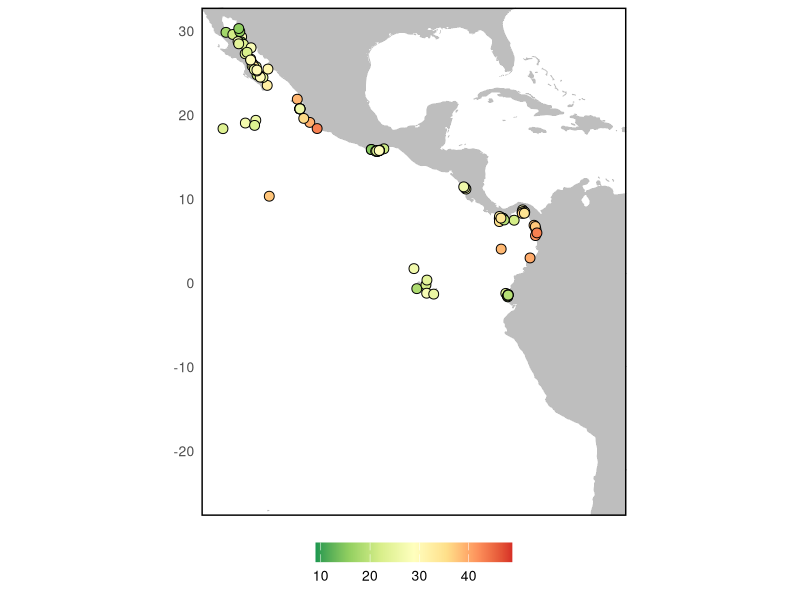
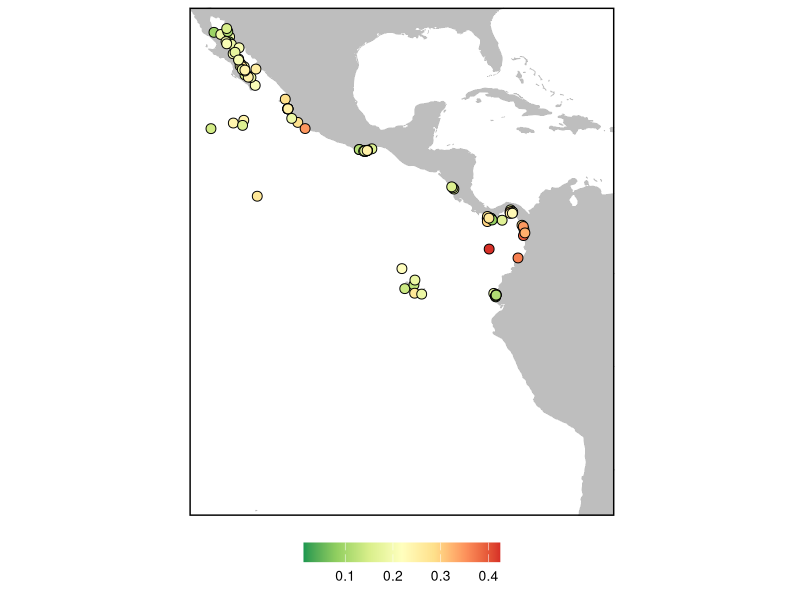
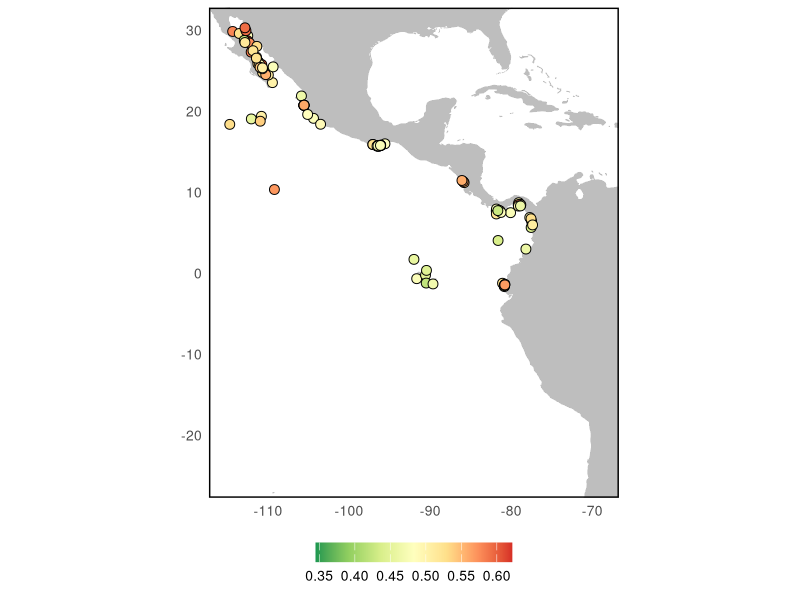
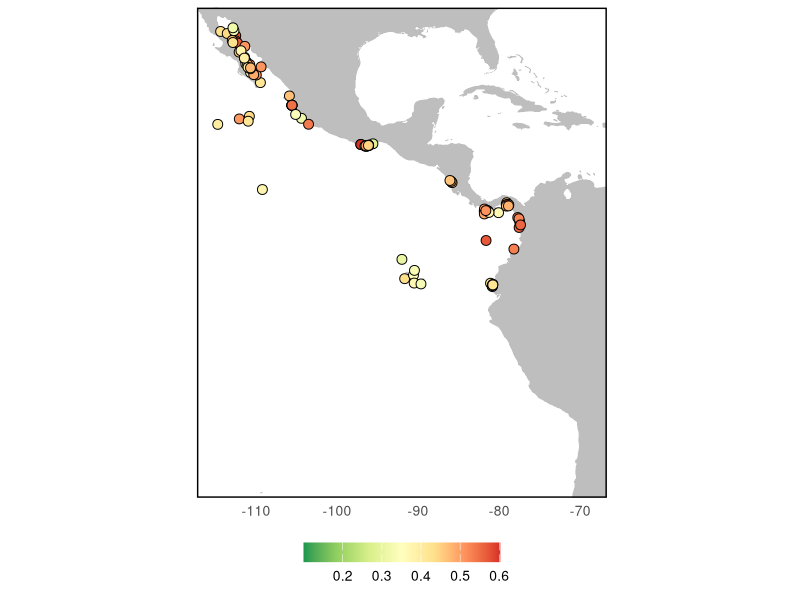

Write the R code that produced these figures, in order.
## --------------------------------------------------------------------------------------------------------- ##
##  Authors:       Dubuc A., Quimbayo J.P et al.                                                             ##
##  Date:          2022-07-14                                                                                ##
##  Script created by: Quimbayo J.P                                                                                                         ##
##  Notes:         1. This file is intended to provide a guide to the basic                                  ##
##                    project workflow, attempting to 'integrate_analysis' the steps                         ##
##                    necessary to conduct the analyses & visual outputs.                                    ##
## --------------------------------------------------------------------------------------------------------- ##

rm (list=ls())
library (dplyr)

# 1. Call database ------------------------------------
FD_Index <- read.csv("Data/FD_Indices.csv", header = T)
coord_locations <- read.csv("Data/coord_locations.csv", header = T, sep=";", dec=",")
FD_Index <- left_join(FD_Index, coord_locations)

# 2. Maps ---------------------------------------------
library (maps)
library (ggplot2)

worldmap <- map_data('world')

Fig_1a <- ggplot() + 
  geom_polygon(data = worldmap, 
               aes(x = long, y = lat, group = group), 
               fill = 'gray', 
               color = 'gray',
               size=0.2) +
  coord_fixed(xlim = c(-115,-69),ylim = c(-25, 30))+
  geom_point(data=FD_Index, aes(x=Long, y=Lat, fill=richness), size=3, shape=21)+
  scale_fill_distiller(palette = "RdYlGn")+
  theme (axis.text.x=element_blank(),
         axis.text.y = element_text(size=10, angle=0, family = "sans"),
         axis.title.y = element_blank(),
         axis.title.x = element_blank(),
         axis.ticks = element_blank(),
         panel.border = element_rect(colour = "black", fill=NA, size=1),
         panel.background = element_blank(),
         panel.grid.major = element_blank(),
         panel.grid.minor = element_blank(),
         legend.title=element_blank(),
         legend.position="bottom",
         legend.key=element_rect(fill = "white"),
         legend.key.height = unit(0.5,"cm"), # Size of the choropleth
         legend.key.size = unit(1, "cm"),
         legend.text=element_text(colour = "black", size = 10, family = "sans"), 
         plot.title =element_text(colour = "black", size = 15, family = "sans", hjust = 0.5))

Fig_1b <- ggplot() + 
  geom_polygon(data = worldmap, 
               aes(x = long, y = lat, group = group), 
               fill = 'gray', 
               color = 'gray',
               size=0.2) +
  coord_fixed(xlim = c(-115,-69),ylim = c(-25, 30))+
  geom_point(data=FD_Index, aes(x=Long, y=Lat, fill=fric), size=3, shape=21)+
  scale_fill_distiller(palette = "RdYlGn")+
  theme (axis.text.x=element_blank(),
         axis.text.y = element_blank(),
         axis.title.y = element_blank(),
         axis.title.x = element_blank(),
         axis.ticks = element_blank(),
         panel.border = element_rect(colour = "black", fill=NA, size=1),
         panel.background = element_blank(),
         panel.grid.major = element_blank(),
         panel.grid.minor = element_blank(),
         legend.title=element_blank(),
         legend.position="bottom",
         legend.key=element_rect(fill = "white"),
         legend.key.height = unit(0.5,"cm"), # Size of the choropleth
         legend.key.size = unit(1, "cm"),
         legend.text=element_text(colour = "black", size = 10, family = "sans"), 
         plot.title =element_text(colour = "black", size = 15, family = "sans", hjust = 0.5))

Fig_1c <- ggplot() + 
  geom_polygon(data = worldmap, 
               aes(x = long, y = lat, group = group), 
               fill = 'gray', 
               color = 'gray',
               size=0.2) +
  coord_fixed(xlim = c(-115,-69),ylim = c(-25, 30))+
  geom_point(data=FD_Index, aes(x=Long, y=Lat, fill=feve), size=3, shape=21)+
  scale_fill_distiller(palette = "RdYlGn")+
  theme (axis.text.x= element_text(size=10, angle=0, family = "sans"),
         axis.text.y = element_text(size=10, angle=0, family = "sans"),
         axis.title.y = element_blank(),
         axis.title.x = element_blank(),
         axis.ticks = element_blank(),
         panel.border = element_rect(colour = "black", fill=NA, size=1),
         panel.background = element_blank(),
         panel.grid.major = element_blank(),
         panel.grid.minor = element_blank(),
         legend.title=element_blank(),
         legend.position="bottom",
         legend.key=element_rect(fill = "white"),
         legend.key.height = unit(0.5,"cm"), # Size of the choropleth
         legend.key.size = unit(1, "cm"),
         legend.text=element_text(colour = "black", size = 10, family = "sans"), 
         plot.title =element_text(colour = "black", size = 15, family = "sans", hjust = 0.5))

Fig_1d <- ggplot() + 
  geom_polygon(data = worldmap, 
               aes(x = long, y = lat, group = group), 
               fill = 'gray', 
               color = 'gray',
               size=0.2) +
  coord_fixed(xlim = c(-115,-69),ylim = c(-25, 30))+
  geom_point(data=FD_Index, aes(x=Long, y=Lat, fill=fdis), size=3, shape=21)+
  scale_fill_distiller(palette = "RdYlGn")+
  theme (axis.text.x=element_text(size=10, angle=0, family = "sans"),
         axis.text.y = element_blank(),
         axis.title.y = element_blank(),
         axis.title.x = element_blank(),
         axis.ticks = element_blank(),
         panel.border = element_rect(colour = "black", fill=NA, size=1),
         panel.background = element_blank(),
         panel.grid.major = element_blank(),
         panel.grid.minor = element_blank(),
         legend.title=element_blank(),
         legend.position="bottom",
         legend.key=element_rect(fill = "white"),
         legend.key.height = unit(0.5,"cm"), # Size of the choropleth
         legend.key.size = unit(1, "cm"),
         legend.text=element_text(colour = "black", size = 10, family = "sans"), 
         plot.title =element_text(colour = "black", size = 15, family = "sans", hjust = 0.5))

